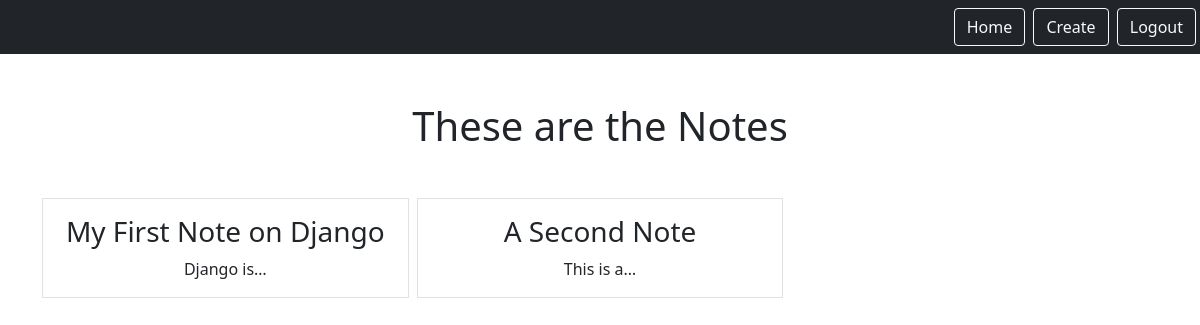
Page /smart/notes (signed in) on the earlier database version.
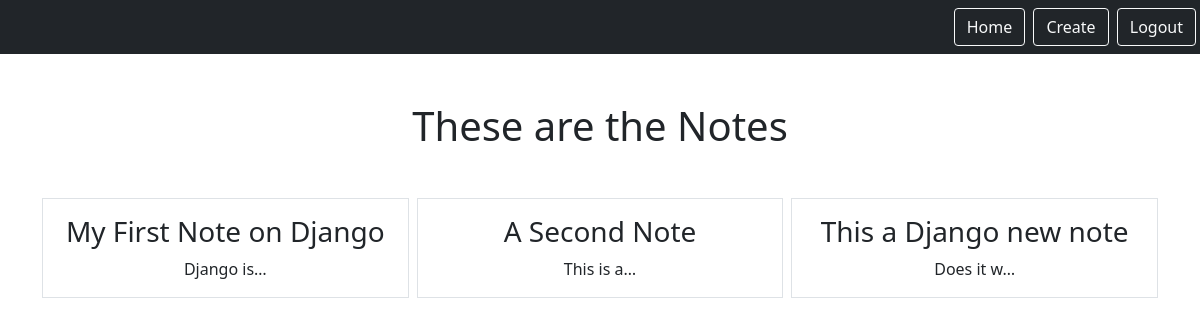
Same page on the later database version.
### notes/models.py (models this page shows)
class Notes(models.Model):
    title = models.CharField(max_length=200)
    text = models.TextField()
    created = models.DateTimeField(auto_now_add=True)
    user = models.ForeignKey(User, on_delete=models.CASCADE, related_name='notes')

### notes/views.py (the view)
# urls.py: path('notes', views.NotesListView.as_view(), name="notes.list"),
class NotesListView(LoginRequiredMixin,ListView):
    model = Notes
    context_object_name = "notes"
    template_name = 'notes/notes_list.html'
    login_url = '/admin'
    def get_queryset(self):
        return self.request.user.notes.all()

### notes/templates/notes/notes_list.html
{% extends "base.html" %}
{% block content %}
    <h1 class="my-5">These are the Notes</h1>
    <div class="row row-cols-3 g-2">
        {% for note in notes %}
        <div class="col">
            <div class="p-3 border">
                <a href="{% url 'notes.detail' pk=note.id %}" class="text-dark text-decoration-none ">
                    <h3> {{note.title}}  </h3>
                </a>
                {{note.text|truncatechars:10}}
            </div>
        </div>
        {% endfor %}
    </div>
{% endblock %}

### static/template/base.html (shortened to what this page needs)
{% load static %}
<!DOCTYPE html>
<html lang="en">
<head>
    <link href="https://cdn.jsdelivr.net/npm/bootstrap@5.0.2/dist/css/bootstrap.min.css" rel="stylesheet">
</head>
<body>
    <nav class="navbar navbar-dark bg-dark">
        <div class="ms-auto">
            {% if user.is_authenticated %}
                <a href="{% url 'notes.list' %}" class="btn btn-outline-light me-1">Home</a>
                <a href="{% url 'notes.new' %}" class="btn btn-outline-light me-1">Create</a>
                <a href="{% url 'logout' %}" class="btn btn-outline-light me-1">Logout</a>
            {% else %}
                <a href="{% url 'signup' %}" class="btn btn-outline-light me-1">Signup</a>
                <a href="{% url 'login' %}" class="btn btn-outline-light me-1">Login</a>
            {% endif %}
        </div>
    </nav>
    <div class="my-5 text-center container">
        {% block content %}
        {% endblock %}
    </div>
</body>
</html>

Differences in the rows shown:
added Notes: title "This a Django new note", text "Does it w…"
